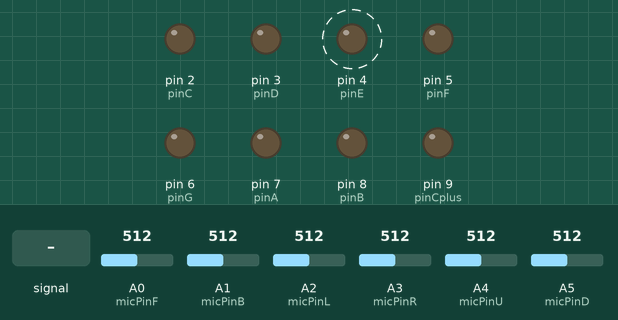
This sketch was run on a simulated Arduino Uno, built with avr-gcc and run on an emulated ATmega328P. On the bench: output pins drawn as LEDs (lit = HIGH). Dashed ring = blinking. The test bench sets the inputs (shaded band); at power-on: A3 (micPinR) = 512, A1 (micPinB) = 512, A5 (micPinD) = 512, A0 (micPinF) = 512, A2 (micPinL) = 512, A4 (micPinU) = 512. Random numbers use the default seed unless the sketch sets one; what the sketch prints to the serial monitor is not drawn.

Above: at 1.2 s.
1.3 s: A0 (micPinF) fed a 2 Hz sine of ±306 counts around its level
At 2.88 s:
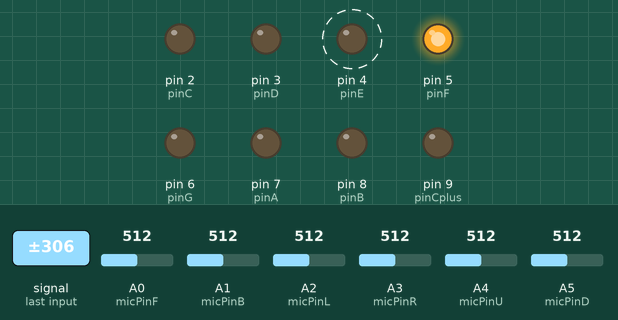
4.3 s: A3 (micPinR) fed a 200 Hz sine of ±255 counts around its level
At 4.3 s:
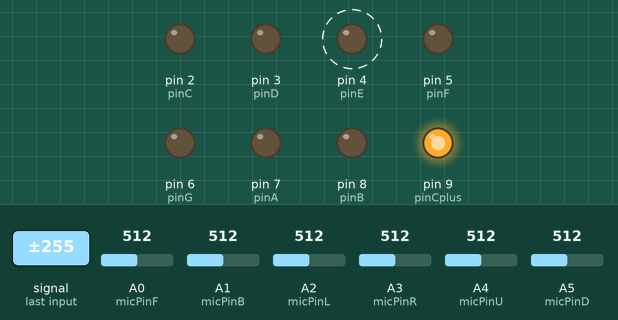
7.3 s: A3 (micPinR) set to 716
10.3 s: A2 (micPinL) fed a 50 Hz sine of ±306 counts around its level
At 12.54 s:
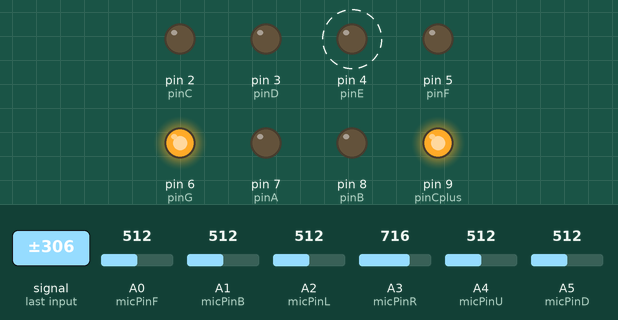
13.3 s: A1 (micPinB) set to 511
At 15.73 s:
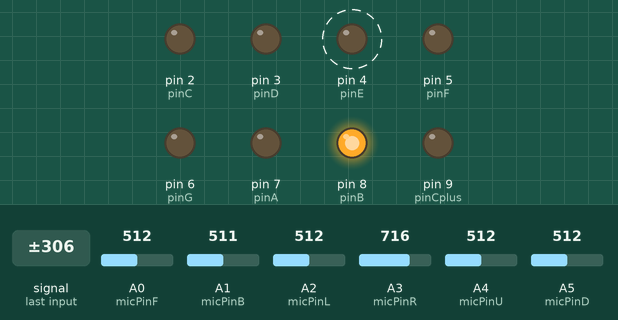
16.3 s: A5 (micPinD) set to 508
Timing chart, 0 to 29.8 s (numbered marks = the images above; inputs shaded):
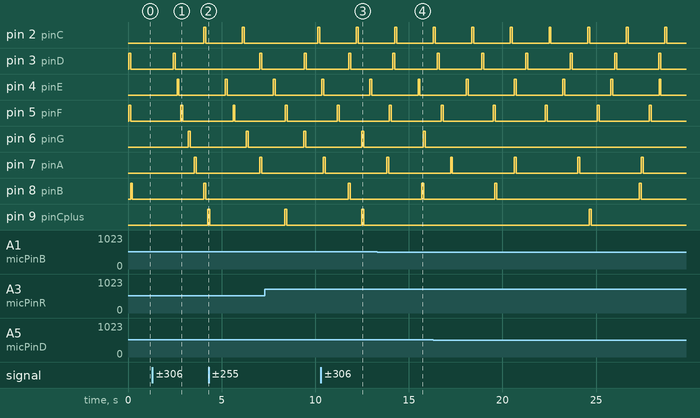

Measured:
- the behaviour switches between 512 and 511 on A1 (micPinB) (found by bisection; images 3 and 4)
- after the input at 10.3 s, pin 6 (pinG): LOW → HIGH after 2.2 s, → LOW 0.10 s later
- after the input at 13.3 s, pin 6 (pinG): LOW → HIGH after 2.5 s, → LOW 0.10 s later; pin 8 (pinB): LOW → HIGH after 2.4 s, → LOW 0.10 s later
- by itself, pin 2 (pinC): alternates HIGH for 0.10 s and LOW for 2.0 s
- by itself, pin 3 (pinD): alternates HIGH for 0.10 s and LOW for 2.3 s
- by itself, pin 4 (pinE): alternates HIGH for 0.10 s and LOW for 2.5 s
- by itself, pin 5 (pinF): alternates HIGH for 0.10 s and LOW for 2.7 s
- by itself, pin 7 (pinA): alternates HIGH for 0.10 s and LOW for 3.3 s

The sketch:

mic_solenoid.ino
```cpp
#define pinC 2
#define pinD 3
#define pinE 4
#define pinF 5
#define pinG 6
#define pinA 7
#define pinB 8
#define pinCplus 9

#define micPinF 0
#define micPinB 1
#define micPinL 2
#define micPinR 3
#define micPinU 4
#define micPinD 5

long previousHitTimeC = 0;
long previousWaitTimeC = 0;
boolean hittingC = false;

long previousHitTimeD = 0;
long previousWaitTimeD = 0;
boolean hittingD = false;

long previousHitTimeE = 0;
long previousWaitTimeE = 0;
boolean hittingE = false;

long previousHitTimeF = 0;
long previousWaitTimeF = 0;
boolean hittingF = false;

long previousHitTimeG = 0;
long previousWaitTimeG = 0;
boolean hittingG = false;

long previousHitTimeA = 0;
long previousWaitTimeA = 0;
boolean hittingA = false;


long previousHitTimeB = 0;
long previousWaitTimeB = 0;
boolean hittingB = false;

long previousHitTimeCplus = 0;
long previousWaitTimeCplus = 0;
boolean hittingCplus = false;


long hitIntervalC = 120;
long waitIntervalC = 2048 - hitIntervalC;

long hitIntervalD = 120;
long waitIntervalD = 2304 - hitIntervalD;

long hitIntervalE = 120;
long waitIntervalE = 2560 - hitIntervalE;

long hitIntervalF = 120;
long waitIntervalF = 2730 - hitIntervalF;

long hitIntervalG = 120;
long waitIntervalG = 3072 - hitIntervalG;

long hitIntervalA = 120;
long waitIntervalA = 3408 - hitIntervalA;

long hitIntervalB = 120;
long waitIntervalB = 3840 - hitIntervalB;

long hitIntervalCplus = 120;
long waitIntervalCplus = 4096 - hitIntervalCplus;


unsigned long currentTime = 0;


float volumeHighLimit = 410;
float volumeLowLimit = 200;


void setup(){
  pinMode(pinC, OUTPUT);
  pinMode(pinD, OUTPUT);
  pinMode(pinE, OUTPUT);
  pinMode(pinF, OUTPUT);
  pinMode(pinG, OUTPUT);
  pinMode(pinA, OUTPUT);
  pinMode(pinB, OUTPUT);
  pinMode(pinCplus, OUTPUT);

  Serial.begin(9600);

}


void loop(){

  currentTime = millis();

  if (triggerC() == true){
    solenoidC();
//    solenoidD();
//    solenoidE();
//    solenoidF();
//    solenoidG();
//    solenoidA();
//    solenoidB();
//    solenoidCplus();

  }else{
    resetSolenoidC();
  }

  if (triggerD() == true){
    solenoidD();
  }else{
    resetSolenoidD();
  }


  if (triggerE() == true){
    solenoidE();
  }else{
    resetSolenoidE();
  }

  if (triggerF() == true){
    solenoidF();
  }else{
    resetSolenoidF();
  }

  if (triggerG() == true){
    solenoidG();
  }else{
    resetSolenoidG();
  }

  if (triggerA() == true){
    solenoidA();
  }else{
    resetSolenoidA();
  }

  if (triggerB() == true){
    solenoidB();
  }else{
    resetSolenoidB();
  }

  if (triggerCplus() == true){
    solenoidCplus();
  }else{
    resetSolenoidCplus();
  }


}


boolean triggerC(){
  Serial.println("c");
  // getting volume
  // volume is normally 300ish, when touched it will go higher than 350 or lower than 300
  float volume1 = analogRead(micPinF);
  float volume2 = analogRead(micPinD);
  float volume3 = analogRead(micPinL);
  float volume = (volume1 + volume2 + volume3) / 3;

  if (volume < volumeLowLimit || volume > volumeHighLimit){
    return true;
  }else{
    return false;
  }
}

boolean triggerD(){
  Serial.println("d");
  // getting volume
  // volume is normally 300ish, when touched it will go higher than 350 or lower than 300
  float volume1 = analogRead(micPinF);
  float volume2 = analogRead(micPinD);
  float volume3 = analogRead(micPinR);
  float volume = (volume1 + volume2 + volume3) / 3;
  //Serial.println(volume);
  if (volume < volumeLowLimit || volume > volumeHighLimit){
    return true;
  }else{
    return false;
  }
}

boolean triggerE(){
  Serial.println("e");
  // getting volume
  // volume is normally 300ish, when touched it will go higher than 350 or lower than 300
  float volume1 = analogRead(micPinB);
  float volume2 = analogRead(micPinR);
  float volume3 = analogRead(micPinD);
  float volume = (volume1 + volume2 + volume3) / 3;
 // Serial.println(volume);
  if (volume < volumeLowLimit || volume > volumeHighLimit){
    return true;
  }else{
    return false;
  }
}

boolean triggerF(){
  Serial.println("f");
  // getting volume
  // volume is normally 300ish, when touched it will go higher than 350 or lower than 300
  float volume1 = analogRead(micPinL);
  float volume2 = analogRead(micPinB);
  float volume3 = analogRead(micPinD);
  float volume = (volume1 + volume2 + volume3) / 3;
 // Serial.println(volume);
  if (volume < volumeLowLimit || volume > volumeHighLimit){
    return true;
  }else{
    return false;
  }
}

boolean triggerG(){
  Serial.println("g");
  // getting volume
  // volume is normally 300ish, when touched it will go higher than 350 or lower than 300
  float volume1 = analogRead(micPinU);
  float volume2 = analogRead(micPinL);
  float volume3 = analogRead(micPinF);
  float volume4 = analogRead(micPinB);
  float volume5 = analogRead(micPinR);
  float volume6 = analogRead(micPinD);

  float volume = (volume1 + volume2 + volume3) / 3;
  Serial.print("up  ");
  Serial.print(volume1);
  Serial.print("Left  ");
  Serial.print(volume2);
  Serial.print("front  ");
  Serial.print(volume3);
  Serial.print("back  ");
  Serial.print(volume4);
  Serial.print("right  ");
  Serial.print(volume5);
  Serial.print("down  ");
  Serial.println(volume6);
  if (volume < volumeLowLimit || volume > volumeHighLimit){
    return true;
  }else{
    return false;
  }
}

boolean triggerA(){
  Serial.println("a");
  // getting volume
  // volume is normally 300ish, when touched it will go higher than 350 or lower than 300
  float volume1 = analogRead(micPinU);
  float volume2 = analogRead(micPinF);
  float volume3 = analogRead(micPinR);
  float volume = (volume1 + volume2 + volume3) / 3;
  //Serial.println(volume);
  if (volume < volumeLowLimit || volume > volumeHighLimit){
    return true;
  }else{
    return false;
  }
}

boolean triggerB(){
  Serial.println("b");
  // getting volume
  // volume is normally 300ish, when touched it will go higher than 350 or lower than 300
  float volume1 = analogRead(micPinU);
  float volume2 = analogRead(micPinR);
  float volume3 = analogRead(micPinB);
  float volume = (volume1 + volume2 + volume3) / 3;
  //Serial.println(volume);
  if (volume < volumeLowLimit || volume > volumeHighLimit){
    return true;
  }else{
    return false;
  }
}

boolean triggerCplus(){
  Serial.println("hc");
  // getting volume
  // volume is normally 300ish, when touched it will go higher than 350 or lower than 300
  float volume1 = analogRead(micPinU);
  float volume2 = analogRead(micPinL);
  float volume3 = analogRead(micPinB);
  float volume = (volume1 + volume2 + volume3) / 3;
  //Serial.println(volume);
  if (volume < volumeLowLimit || volume > volumeHighLimit){
    return true;
  }else{
    return false;
  }
}


void solenoidC(){
  // timer setup for hit
  // using delay() will not grant us multitasking
  if (currentTime + random(20) - previousHitTimeC < hitIntervalC && hittingC == true){
   digitalWrite(pinC, HIGH);
  }else{
    hittingC = false;
    previousHitTimeC = currentTime;
  }

  // timer setup for wait
  if (currentTime + random(20) - previousWaitTimeC < waitIntervalC && hittingC == false){
   digitalWrite(pinC, LOW);
  }else{
    hittingC = true;
    previousWaitTimeC = currentTime;
  }
}

void resetSolenoidC(){
  digitalWrite(pinC, LOW);
}


void solenoidD(){
  // timer setup for hit
  // using delay() will not grant us multitasking
  if (currentTime - random(23) - previousHitTimeD < hitIntervalD && hittingD == true){
   digitalWrite(pinD, HIGH);
  }else{
    hittingD = false;
    previousHitTimeD = currentTime;
  }

  // timer setup for wait
  if (currentTime -  random(23) - previousWaitTimeD < waitIntervalD && hittingD == false){
   digitalWrite(pinD, LOW);
  }else{
    hittingD = true;
    previousWaitTimeD = currentTime;
  }
}


void resetSolenoidD(){
  digitalWrite(pinD, LOW);
}


void solenoidE(){
  // timer setup for hit
  // using delay() will not grant us multitasking
  if (currentTime + random(17) - previousHitTimeE < hitIntervalE && hittingE == true){
   digitalWrite(pinE, HIGH);
  }else{
    hittingE = false;
    previousHitTimeE = currentTime;
  }

  // timer setup for wait
  if (currentTime + random(17) - previousWaitTimeE < waitIntervalE && hittingE == false){
   digitalWrite(pinE, LOW);
  }else{
    hittingE = true;
    previousWaitTimeE = currentTime;
  }
}

void resetSolenoidE(){
  digitalWrite(pinE, LOW);
}


void solenoidF(){
  // timer setup for hit
  // using delay() will not grant us multitasking
  if (currentTime - random(19) - previousHitTimeF < hitIntervalF && hittingF == true){
   digitalWrite(pinF, HIGH);
//    Serial.println("hit");
//    Serial.println(currentTime - previousHitTimeF);
  }else{
    hittingF = false;
    previousHitTimeF = currentTime;
  }

  // timer setup for wait
  if (currentTime - random(19) - previousWaitTimeF < waitIntervalF && hittingF == false){
   digitalWrite(pinF, LOW);
//    Serial.println("wait");
//    Serial.println(currentTime - previousWaitTimeF);
  }else{
    hittingF = true;
    previousWaitTimeF = currentTime;
  }
}

void resetSolenoidF(){
  digitalWrite(pinF, LOW);
}


void solenoidG(){
  // timer setup for hit
  // using delay() will not grant us multitasking
  if (currentTime + random(25) - previousHitTimeG < hitIntervalG && hittingG == true){
   digitalWrite(pinG, HIGH);
  }else{
    hittingG = false;
    previousHitTimeG = currentTime;
  }

  // timer setup for wait
  if (currentTime + random(25) - previousWaitTimeG < waitIntervalG && hittingG == false){
   digitalWrite(pinG, LOW);
  }else{
    hittingG = true;
    previousWaitTimeG = currentTime;
  }
}

void resetSolenoidG(){
  digitalWrite(pinG, LOW);
}


void solenoidA(){
  // timer setup for hit
  // using delay() will not grant us multitasking
  if (currentTime + random(14) - previousHitTimeA < hitIntervalA && hittingA == true){
   digitalWrite(pinA, HIGH);
  }else{
    hittingA = false;
    previousHitTimeA = currentTime;
  }

  // timer setup for wait
  if (currentTime  + random(14) -  previousWaitTimeA < waitIntervalA && hittingA == false){
   digitalWrite(pinA, LOW);
  }else{
    hittingA = true;
    previousWaitTimeA = currentTime;
  }
}

void resetSolenoidA(){
  digitalWrite(pinA, LOW);
}


void solenoidB(){
  // timer setup for hit
  // using delay() will not grant us multitasking
  if (currentTime + random(23) - previousHitTimeB < hitIntervalB && hittingB == true){
   digitalWrite(pinB, HIGH);
  }else{
    hittingB = false;
    previousHitTimeB = currentTime;
  }

  // timer setup for wait
  if (currentTime - random(23) - previousWaitTimeB < waitIntervalB && hittingB == false){
   digitalWrite(pinB, LOW);
  }else{
    hittingB = true;
    previousWaitTimeB = currentTime;
  }
}

void resetSolenoidB(){
  digitalWrite(pinB, LOW);
}


void solenoidCplus(){
  // timer setup for hit
  // using delay() will not grant us multitasking
  if (currentTime  + random(26) - previousHitTimeCplus < hitIntervalCplus && hittingCplus == true){
   digitalWrite(pinCplus, HIGH);
  }else{
    hittingCplus = false;
    previousHitTimeCplus = currentTime;
  }

  // timer setup for wait
  if (currentTime + random(26) - previousWaitTimeCplus < waitIntervalCplus && hittingCplus == false){
   digitalWrite(pinCplus, LOW);
  }else{
    hittingCplus = true;
    previousWaitTimeCplus = currentTime;
  }
}

void resetSolenoidCplus(){
  digitalWrite(pinCplus, LOW);
}
```
